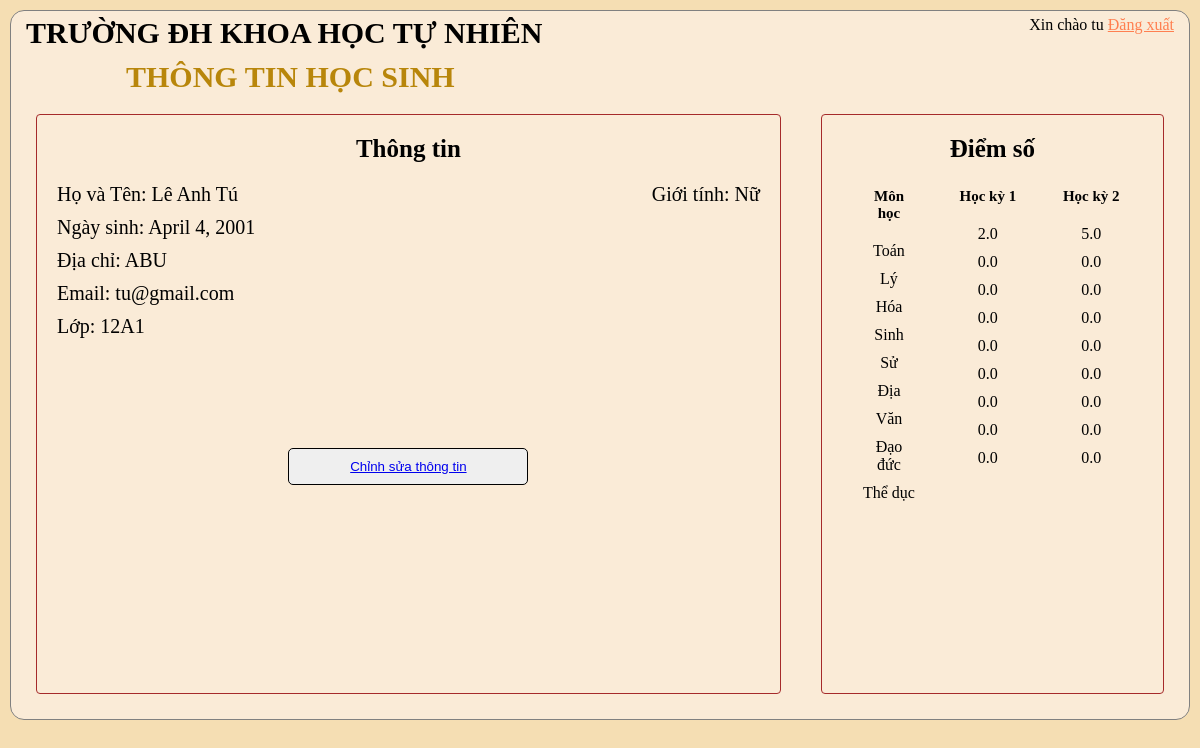
Screenshot of /studentProfile/ (signed in) with the database file from the repository.
### Student/models.py (models this page shows, shortened)
class Student(models.Model):
	user = models.OneToOneField(User, null=True, blank=True, on_delete=models.CASCADE,related_name='Student')
	name = models.CharField(max_length = 200, null = True)
	GIOITINH = (
		('Nam','Nam'),
		('Nữ','Nữ'),
		)
	sex = models.CharField(max_length = 200, null = True, choices = GIOITINH)
	birthday = models.DateField(null = True)
	email = models.CharField(max_length = 200, null = True)
	house_location = models.CharField(max_length = 200, null = True)
	classes = models.ForeignKey(Classes, null = True,validators=(restrict_amount, ) ,on_delete = models.CASCADE)

class Classes(models.Model):
	CATEGORY = (
		('10A1','10A1'),('10A2','10A2'),('10A3','10A3'),('10A4','10A4')
		,('11A1','11A1'),('11A2','11A2'),('11A3','11A3')
		,('12A1','12A1'),('12A2','12A2'),
		)
	name = models.CharField(max_length = 200, null = True, choices = CATEGORY, unique = True)
	def __str__(self):
		return self.name

class Score(models.Model):
	SEMESTER = (
		('học kỳ 1','học kỳ 1'),('học kỳ 2','học kỳ 2')
		)
	semester = models.CharField(max_length = 200, null = True, choices = SEMESTER)
	students = models.ForeignKey(Student, null = True, on_delete = models.CASCADE)
	Toan = models.FloatField(default=0,validators=[MinValueValidator(0.0), MaxValueValidator(10.0)])
	Ly =  models.FloatField(default=0,validators=[MinValueValidator(0.0), MaxValueValidator(10.0)])
	Hoa =  models.FloatField(default=0,validators=[MinValueValidator(0.0), MaxValueValidator(10.0)])
	Sinh =  models.FloatField(default=0,validators=[MinValueValidator(0.0), MaxValueValidator(10.0)])
	Su = models.FloatField(default=0,validators=[MinValueValidator(0.0), MaxValueValidator(10.0)])
	Dia = models.FloatField(default=0,validators=[MinValueValidator(0.0), MaxValueValidator(10.0)])
	Van = models.FloatField(default=0,validators=[MinValueValidator(0.0), MaxValueValidator(10.0)])
	Daoduc = models.FloatField(default=0,validators=[MinValueValidator(0.0), MaxValueValidator(10.0)])
	TheDuc = models.FloatField(default=0,validators=[MinValueValidator(0.0), MaxValueValidator(10.0)])
	class Meta:
		unique_together = ('semester', 'students')

### Student/decorators.py (the view)
		def wrapper_func(request, *args, **kwargs):
			group = None
			if request.user.groups.exists():
				group = request.user.groups.all()[0].name
			if group in allowed_roles:
				return view_func(request, *args, **kwargs)
			else:
				return HttpResponse('You are not authorized to view this page')

### Student/views.py (called while the page is built)
@login_required(login_url='login')
@allowed_users(allowed_roles=['Student'])
def studentProfile(request):
	scores = request.user.Student.score_set.all()
	for i in scores:
		if i.semester == 'học kỳ 1':
			hk1 = i
		else:
			hk2 = i
	print(hk1.Toan)
	context = {'hk1':hk1,'hk2':hk2}
	return render(request,"Student/studentProfile.html",context)

### Student/templates/Student/studentProfile.html (shortened to what this page needs)
{% load static %}
<!DOCTYPE html>
<html lang="en">
<head>
    <link rel="stylesheet" type="text/css" href="{% static '/css/main.css' %}">
</head>
<body>
    <div class="main-container">
        <div class="navigation-top">
            <div id="KHTN">
                <h1>TRƯỜNG ĐH KHOA HỌC TỰ NHIÊN</h1>
            </div>
            <div class="choice">
                <p>Xin chào {{request.user}} <a href="{% url 'logout' %}">Đăng xuất</a></p>
            </div>
        </div>
        <h2>THÔNG TIN HỌC SINH</h2>
            <div class="content">
                <div class="info">
                    <h3>Thông tin</h3>
                    <div class="name-gender">
                        <p>Họ và Tên: {{request.user.Student.name}}</p>
                        <p>Giới tính: {{request.user.Student.sex}}</p>
                    </div>
                    <p>Ngày sinh: {{request.user.Student.birthday}}</p>
                    <p>Địa chỉ: {{request.user.Student.house_location}}</p>
                    <p>Email: {{request.user.Student.email}}</p>
                    <p>Lớp: {{request.user.Student.classes}}</p>
                    <button type="submit" class="btn-tiep-nhan"><a href="{% url 'studentSetting' %}">Chỉnh sửa thông tin</a></button>
                </div>
                <div class="score">
                    <h3>Điểm số</h3>
                    <div class="content">
                        <div class="mon-hoc">
                            <h4>Môn học</h4>
                            <ul>
                                <li>Toán</li>
                                <li>Lý</li>
                                <li>Hóa</li>
                                <li>Sinh</li>
                                <li>Sử</li>
                                <li>Địa</li>
                                <li>Văn</li>
                                <li>Đạo đức</li>
                                <li>Thể dục</li>
                            </ul>
                        </div>
                        <div class="hk1">
                            <h4>Học kỳ 1</h4>
                            <ul>
                                <li>{{hk1.Toan}}</li>
                                <li>{{hk1.Ly}}</li>
                                <li>{{hk1.Hoa}}</li>
                                <li>{{hk1.Sinh}}</li>
                                <li>{{hk1.Su}}</li>
                                <li>{{hk1.Dia}}</li>
                                <li>{{hk1.Van}}</li>
                                <li>{{hk1.Daoduc}}</li>
                                <li>{{hk1.TheDuc}}</li>
                            </ul>
                        </div>
                        <div class="hk2">
                            <h4>Học kỳ 2</h4>
                            <ul>
                                <li>{{hk2.Toan}}</li>
                                <li>{{hk2.Ly}}</li>
                                <li>{{hk2.Hoa}}</li>
                                <li>{{hk2.Sinh}}</li>
                                <li>{{hk2.Su}}</li>
                                <li>{{hk2.Dia}}</li>
                                <li>{{hk2.Van}}</li>
                                <li>{{hk2.Daoduc}}</li>
                                <li>{{hk2.TheDuc}}</li>
                            </ul>
                        </div>
                    </div>
                </div>
            </div>
    </div>
</body>

### static/css/main.css (style rules this page uses)
* { padding: 0; margin: 0; box-sizing: border-box; }
body { background-color: wheat; }
.main-container { border: 1px solid gray; padding: 5px; margin: 10px; border-radius: 14px; background-color: antiquewhite; height: 100%; }
.navigation-top { display: flex; justify-content: space-between; }
#KHTN h1 { font-size: 30px; margin-left: 10px; }
.choice { display: inline-block; }
.choice p { display: inline; padding: 10px; }
.choice a { color: coral; }
h2 { color: darkgoldenrod; padding-inline-start: 10px; margin-top: 10px; font-size: 30px; margin-left: 100px; }
.content { display: flex; justify-content: space-evenly; height: 100%; }
.info { flex: 0.7; border: 1px solid brown; border-radius: 4px; height: 580px; padding: 20px; margin: 20px; }
.score { flex: 0.3; border: 1px solid brown; border-radius: 4px; height: 580px; padding: 20px; margin: 20px; }
.mon-hoc { flex: 0.3; height: 580px; margin: 20px; }
.hk1, .hk2 { flex: 0.35; height: 580px; margin: 20px; }
.name-gender { display: flex; justify-content: space-between; font-size: 20px; }
h3 { text-align: center; padding-bottom: 20px; font-size: 25px; }
.score h3 { padding-bottom: 5px; }
h4 { text-align: center; padding-bottom: 20px; font-size: 15px; }
.information-student p, .info p { padding-bottom: 10px; font-size: 20px; }
.btn-tiep-nhan { border: 1px solid black; border-radius: 5px; width: 240px; padding: 10px; text-align: center; margin: auto; justify-content: center; display: flex; margin-top: 100px; }
.mon-hoc li, .hk1 li, .hk2 li, .hk-tb li { text-align: center; list-style-type: none; padding-bottom: 10px; }

### rows the page displays
Score: Toan "2.0", Ly "0.0", Hoa "0.0", Sinh "0.0", Su "0.0", Dia "0.0", Van "0.0", Daoduc "0.0", TheDuc "0.0"
Score: Toan "5.0", Ly "0.0", Hoa "0.0", Sinh "0.0", Su "0.0", Dia "0.0", Van "0.0", Daoduc "0.0", TheDuc "0.0"

### other values shown
{{ request.user }} "tu"
{{ request.user.Student.name }} "Lê Anh Tú"
{{ request.user.Student.sex }} "Nữ"
{{ request.user.Student.birthday }} "April 4, 2001"
{{ request.user.Student.house_location }} "ABU"
{{ request.user.Student.email }} "tu@gmail.com"
{{ request.user.Student.classes }} "12A1"
